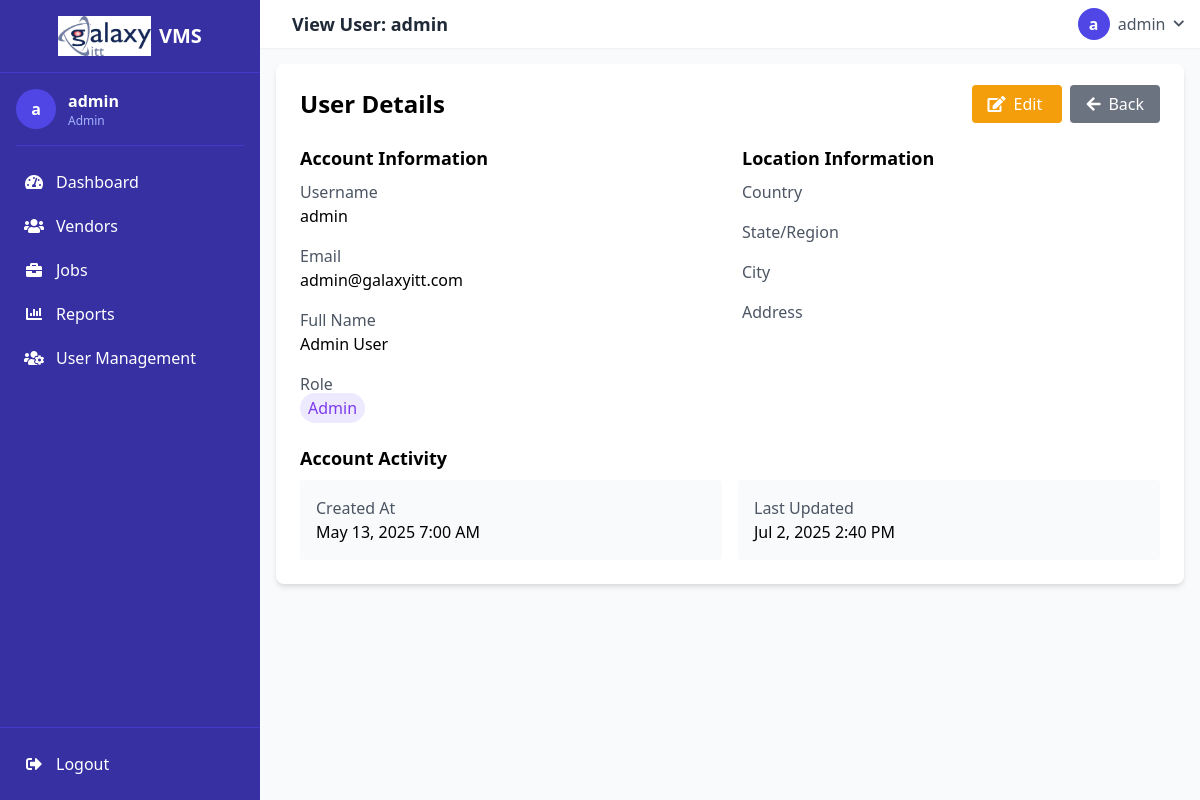
Page /users/view.php?id=1 (signed in) on the committed database.
### tables this page shows
CREATE TABLE `users` (
  `id` int(11) NOT NULL,
  `username` varchar(50) NOT NULL,
  `email` varchar(100) NOT NULL,
  `password` varchar(255) NOT NULL,
  `full_name` varchar(100) NOT NULL,
  `role` enum('admin','manager') DEFAULT 'manager',
  `created_at` timestamp NOT NULL DEFAULT current_timestamp(),
  `updated_at` timestamp NOT NULL DEFAULT current_timestamp() ON UPDATE current_timestamp(),
  `last_login` datetime DEFAULT NULL,
  `country` varchar(50) DEFAULT NULL,
  `state` varchar(50) DEFAULT NULL,
  `city` varchar(50) DEFAULT NULL,
  `address` text DEFAULT NULL
);

### functions/database.php (called while the page is built, shortened)
<?php
class Database {
    private $connection;
    public function __construct() {
        $this->connection = new mysqli(DB_HOST, DB_USER, DB_PASS, DB_NAME);
    }
    public function query($sql) {
        return $this->connection->query($sql);
    }
    public function escape($value) {
        return $this->connection->real_escape_string($value);
    }
}
function db() {
    static $db = null;
    if ($db === null) {
        $db = new Database();
    }
    return $db;
}

### users/view.php (the view, shortened to what this page needs)
<?php
require_once __DIR__ . '/../functions/database.php';
$db = db();
$userId = $db->escape($_GET['id']);
$user = $db->query("SELECT * FROM users WHERE id = '$userId'")->fetch_assoc();
?>
<div class="bg-white p-6 rounded-lg shadow-md">
    <div class="flex justify-between items-center mb-6">
        <h2 class="text-2xl font-semibold">User Details</h2>
        <div>
            <a href="edit.php?id=<?= $user['id'] ?>" class="bg-yellow-500 text-white px-4 py-2 rounded hover:bg-yellow-600 mr-2">
                <i class="fas fa-edit mr-2"></i>Edit
            </a>
            <a href="index.php" class="bg-gray-500 text-white px-4 py-2 rounded hover:bg-gray-600">
                <i class="fas fa-arrow-left mr-2"></i>Back
            </a>
        </div>
    </div>
    <div class="grid grid-cols-1 md:grid-cols-2 gap-6">
        <div>
            <h3 class="text-lg font-semibold mb-2">Account Information</h3>
            <div class="space-y-4">
                <div>
                    <label class="block text-gray-600">Username</label>
                    <p class="font-medium"><?= htmlspecialchars($user['username']) ?></p>
                </div>
                <div>
                    <label class="block text-gray-600">Email</label>
                    <p class="font-medium"><?= htmlspecialchars($user['email']) ?></p>
                </div>
                <div>
                    <label class="block text-gray-600">Full Name</label>
                    <p class="font-medium"><?= htmlspecialchars($user['full_name']) ?></p>
                </div>
                <div>
                    <label class="block text-gray-600">Role</label>
                    <span class="px-2 py-1 rounded-full
                        <?= $user['role'] === 'admin' ? 'bg-purple-100 text-purple-600' : 'bg-blue-100 text-blue-600' ?>">
                        <?= ucfirst($user['role']) ?>
                    </span>
                </div>
            </div>
        </div>
        <div>
            <h3 class="text-lg font-semibold mb-2">Location Information</h3>
            <div class="space-y-4">
                <div>
                    <label class="block text-gray-600">Country</label>
                </div>
                <div>
                    <label class="block text-gray-600">State/Region</label>
                </div>
                <div>
                    <label class="block text-gray-600">City</label>
                </div>
                <div>
                    <label class="block text-gray-600">Address</label>
                </div>
            </div>
        </div>
        <div class="md:col-span-2">
            <h3 class="text-lg font-semibold mb-2">Account Activity</h3>
            <div class="grid grid-cols-1 md:grid-cols-2 gap-4">
                <div class="bg-gray-50 p-4 rounded">
                    <label class="block text-gray-600">Created At</label>
                    <p class="font-medium"><?= date('M j, Y g:i A', strtotime($user['created_at'])) ?></p>
                </div>
                <div class="bg-gray-50 p-4 rounded">
                    <label class="block text-gray-600">Last Updated</label>
                    <p class="font-medium"><?= date('M j, Y g:i A', strtotime($user['updated_at'])) ?></p>
                </div>
            </div>
        </div>
    </div>
</div>
<?php
$pageTitle = "View User: " . $user['username'];
include __DIR__ . '/../includes/header.php';
?>

### includes/navbar.php (shortened to what this page needs)
<nav class="px-4 py-2 flex items-center justify-between">
    <div class="flex items-center">
        <h2 class="text-lg font-semibold text-gray-800 ml-4"><?= $pageTitle ?? 'Vendor Management System' ?></h2>
    </div>
    <div class="flex items-center space-x-4">
        <div class="relative">
            <button class="flex items-center space-x-2 text-gray-600 hover:text-indigo-600" id="user-menu-button">
                <div class="w-8 h-8 rounded-full bg-indigo-600 flex items-center justify-center text-white font-bold">
                    <?= substr($_SESSION['username'] ?? 'U', 0, 1) ?>
                </div>
                <span class="hidden md:inline"><?= $_SESSION['username'] ?? 'User' ?></span>
                <i class="fas fa-chevron-down text-xs"></i>
            </button>
        </div>
    </div>
</nav>

### rows in the picture
users: username "View User: admin", username "admin", email "admin@galaxyitt.com", full_name "Admin User", role "Admin", created_at "May 13, 2025 7:00 AM", updated_at "Jul 2, 2025 2:40 PM"

### other values in the picture
substr($_SESSION['username'] ?? 'U', 0, 1) "a"
$_SESSION['username'] "admin"
$_SESSION['role'] "Admin"
